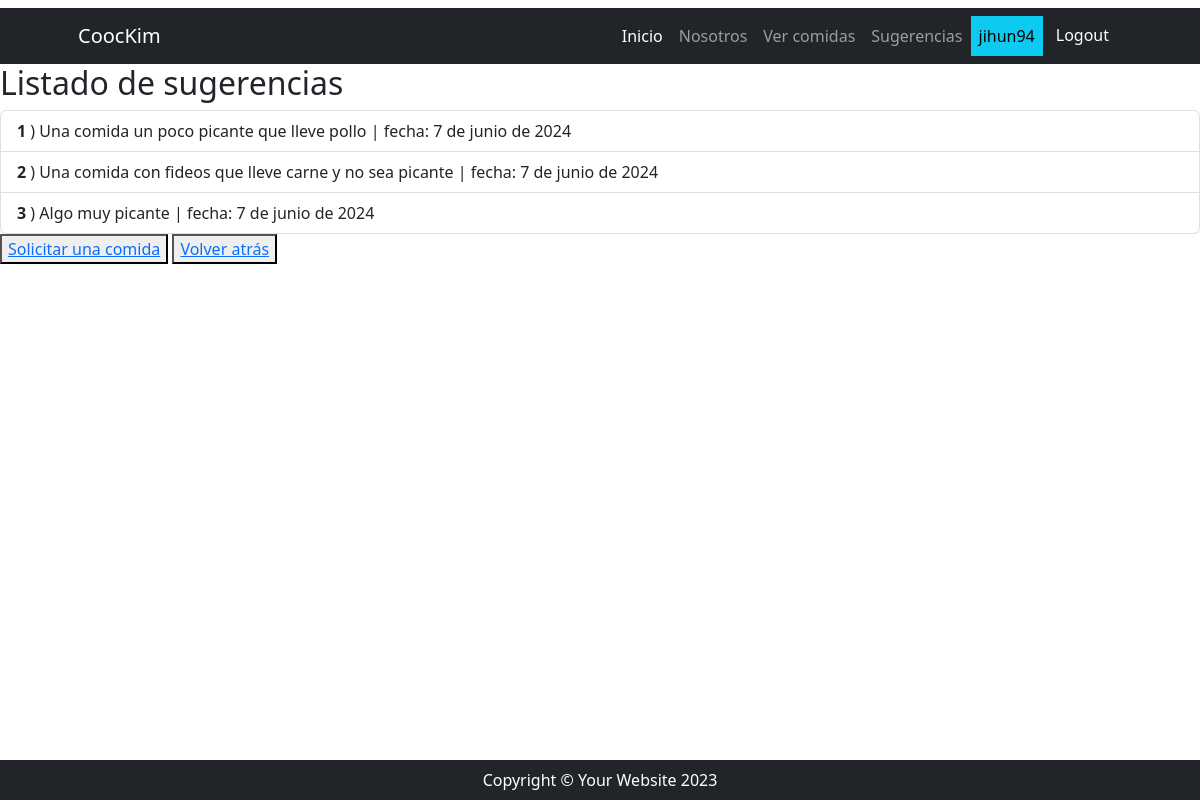
The app's page /comidas/comidas/sugerencias (signed in) with its own data.
### recetas/models.py (models this page shows, shortened)
class Ver_sugerencias(models.Model):
    pedido = models.CharField(max_length=500)
    fecha = models.DateField(default=datetime.date.today)
    numero = models.AutoField(primary_key=True)

### recetas/views.py (the view)
# urls.py: path("comidas/sugerencias", Ver_sugerenciasList.as_view(), name= "lista_sugerencias"),
class Ver_sugerenciasList(ListView):
    model = Ver_sugerencias
    template_name = "recetas/lista_sugerencias.html"
    context_object_name = "sugerencias"

### recetas/templates/recetas/lista_sugerencias.html (shortened to what this page needs)
{% extends 'core/base.html' %}
{% block contenido %}
<h1 class="h2">Listado de sugerencias</h1>
<ul class="list-group">
  {% for sugerencia in sugerencias %}
    <li class="list-group-item">
      <span class="fw-bold">{{ sugerencia.numero }}</span> )  {{ sugerencia.pedido }} | fecha: {{ sugerencia.fecha }}
    </li>
  {% endfor %}
</ul>
    <button><a href="{% url 'recetas:agregar_sugerencias' %}">Solicitar una comida</a></button>
    <button><a href="{% url 'core:index' %}">Volver atrás</a></button>
{% endblock contenido %}

### core/templates/core/components/navbar.html (shortened to what this page needs)
 <nav class="navbar navbar-expand-lg navbar-dark bg-dark">
    <div class="container px-5">
        <a class="navbar-brand" href="#!">CoocKim</a>
        <div class="collapse navbar-collapse" id="navbarSupportedContent">
            <ul class="navbar-nav ms-auto mb-2 mb-lg-0">
                <li class="nav-item">
                    <a class="nav-link active"
                       aria-current="page"
                       href="{% url 'core:index' %}">Inicio</a>
                </li>
                <li class="nav-item">
                    <a class="nav-link" href="{% url 'recetas:nosotros' %}">Nosotros</a>
                </li>
                {% if user.is_authenticated %}
                <li class="nav-item">
                    <a class="nav-link" href="{% url 'recetas:index' %}">Ver comidas</a>
                </li>
                <li class="nav-item">
                    <a class="nav-link" href="{% url 'recetas:lista_sugerencias' %}">Sugerencias</a>
                </li>
                <li class="nav-item">
                    <a class="nav-link text-bg-info"> {{ user.username }} </a>
                </li>
                <li class="nav-item">
                    <form action="{% url 'core:logout' %}" method="post">
                        <button type="submit" class="btn btn-dark">Logout</button>
                    </form>
                </li>
                {% endif %}
            </ul>
        </div>
    </div>
</nav>

### records on screen
Ver_sugerencias: numero "1", pedido "Una comida un poco picante que lleve pollo", fecha "7 de junio de 2024"
Ver_sugerencias: numero "2", pedido "Una comida con fideos que lleve carne y no sea picante", fecha "7 de junio de 2024"
Ver_sugerencias: numero "3", pedido "Algo muy picante", fecha "7 de junio de 2024"

### other values on screen
{{ user.username }} "jihun94"
